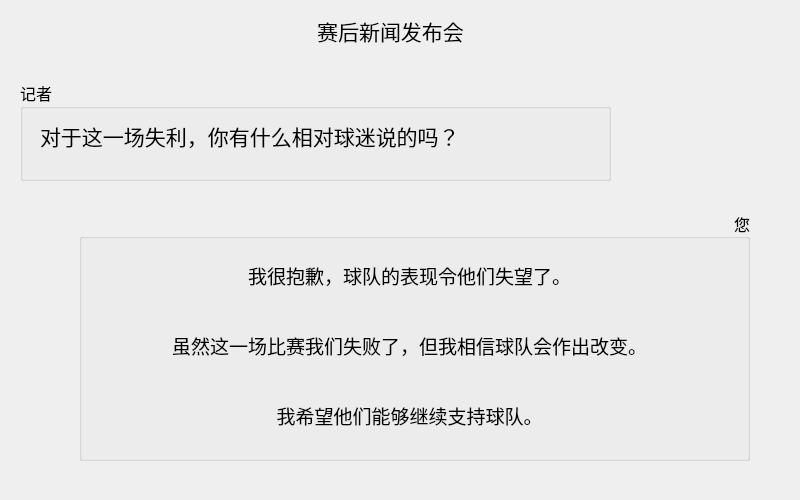
<?xml version="1.0" encoding="UTF-8"?>
<ui version="4.0">
 <class>afterGameFailDialog_5</class>
 <widget class="QDialog" name="afterGameFailDialog_5">
  <property name="geometry">
   <rect>
    <x>0</x>
    <y>0</y>
    <width>800</width>
    <height>500</height>
   </rect>
  </property>
  <property name="windowTitle">
   <string>Dialog</string>
  </property>
  <widget class="QLabel" name="label">
   <property name="geometry">
    <rect>
     <x>180</x>
     <y>10</y>
     <width>421</width>
     <height>41</height>
    </rect>
   </property>
   <property name="font">
    <font>
     <family>等线</family>
     <pointsize>16</pointsize>
    </font>
   </property>
   <property name="text">
    <string>赛后新闻发布会</string>
   </property>
   <property name="alignment">
    <set>Qt::AlignCenter</set>
   </property>
  </widget>
  <widget class="QGroupBox" name="groupBox">
   <property name="geometry">
    <rect>
     <x>20</x>
     <y>80</y>
     <width>591</width>
     <height>101</height>
    </rect>
   </property>
   <property name="font">
    <font>
     <family>等线</family>
     <pointsize>12</pointsize>
    </font>
   </property>
   <property name="title">
    <string>记者</string>
   </property>
   <widget class="QLabel" name="label_2">
    <property name="geometry">
     <rect>
      <x>20</x>
      <y>30</y>
      <width>561</width>
      <height>51</height>
     </rect>
    </property>
    <property name="font">
     <font>
      <family>楷体</family>
      <pointsize>16</pointsize>
     </font>
    </property>
    <property name="text">
     <string>对于这一场失利，你有什么相对球迷说的吗？</string>
    </property>
   </widget>
  </widget>
  <widget class="QGroupBox" name="groupBox_2">
   <property name="geometry">
    <rect>
     <x>79</x>
     <y>210</y>
     <width>671</width>
     <height>251</height>
    </rect>
   </property>
   <property name="font">
    <font>
     <family>等线</family>
     <pointsize>12</pointsize>
    </font>
   </property>
   <property name="title">
    <string>您</string>
   </property>
   <property name="alignment">
    <set>Qt::AlignRight|Qt::AlignTrailing|Qt::AlignVCenter</set>
   </property>
   <widget class="QToolButton" name="toolButton">
    <property name="geometry">
     <rect>
      <x>20</x>
      <y>40</y>
      <width>621</width>
      <height>51</height>
     </rect>
    </property>
    <property name="font">
     <font>
      <family>楷体</family>
      <pointsize>14</pointsize>
     </font>
    </property>
    <property name="text">
     <string>我很抱歉，球队的表现令他们失望了。</string>
    </property>
    <property name="autoRaise">
     <bool>true</bool>
    </property>
   </widget>
   <widget class="QToolButton" name="toolButton_2">
    <property name="geometry">
     <rect>
      <x>20</x>
      <y>110</y>
      <width>621</width>
      <height>51</height>
     </rect>
    </property>
    <property name="font">
     <font>
      <family>楷体</family>
      <pointsize>14</pointsize>
     </font>
    </property>
    <property name="text">
     <string>虽然这一场比赛我们失败了，但我相信球队会作出改变。</string>
    </property>
    <property name="autoRaise">
     <bool>true</bool>
    </property>
   </widget>
   <widget class="QToolButton" name="toolButton_3">
    <property name="geometry">
     <rect>
      <x>20</x>
      <y>180</y>
      <width>621</width>
      <height>51</height>
     </rect>
    </property>
    <property name="font">
     <font>
      <family>楷体</family>
      <pointsize>14</pointsize>
     </font>
    </property>
    <property name="text">
     <string>我希望他们能够继续支持球队。</string>
    </property>
    <property name="autoRaise">
     <bool>true</bool>
    </property>
   </widget>
  </widget>
 </widget>
 <resources/>
 <connections/>
</ui>
